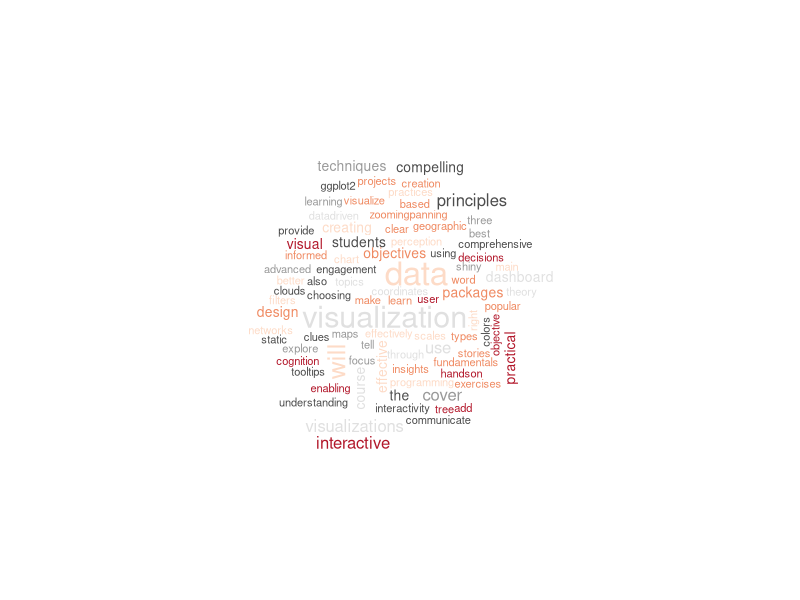
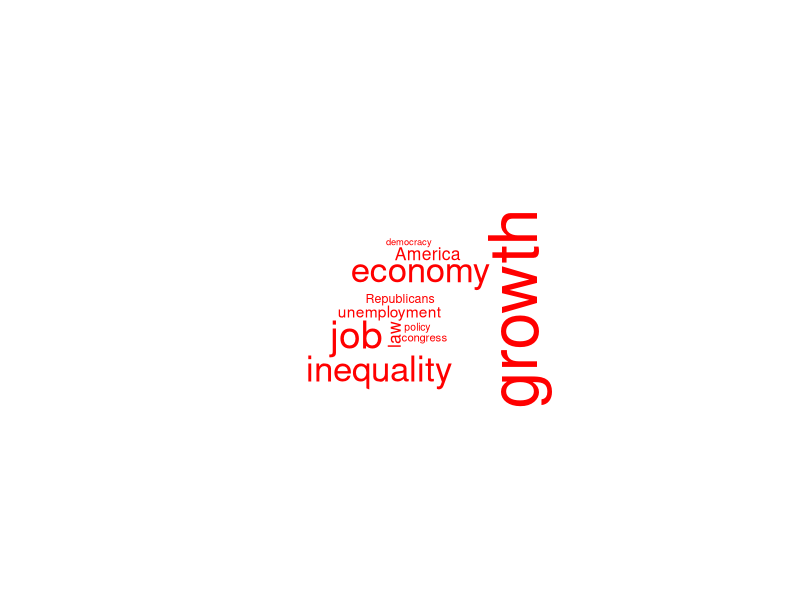
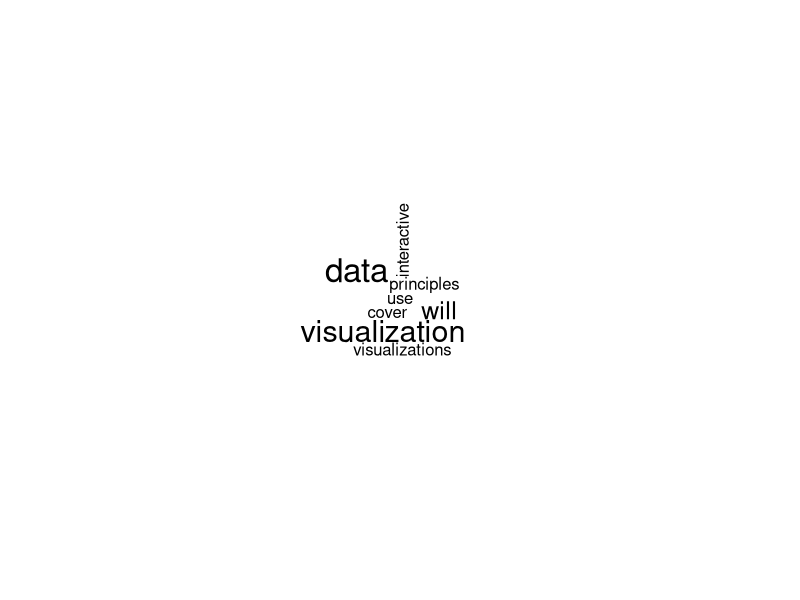

Recreate these plots in R, in order. (Note: this script raises an error after producing the figures.)
## ---- chunk 1
knitr::opts_chunk$set(echo = TRUE)
## ---- chunk 2
library(corrplot)
library(RColorBrewer)
library(tm)
library(wordcloud)
## ---- chunk 3
# Set number of colors and palette
pal = brewer.pal(6, "RdGy")

# Choose minimum frequency and the range of the size of the words
wordcloud("The objective of this course is to provide students with a comprehensive understanding of data visualization techniques using R. Through hands-on projects and practical exercises, students will learn how to effectively visualize and communicate insights from data, enabling them to make informed decisions and tell compelling data-driven stories. The course will cover data visualization principles, R programming for data visualization, and the use of popular R packages for creating static and interactive visualizations. Learning objectives: We will cover three main topics: Fundamentals of data visualization: Visual perception and cognition principles, choosing the right chart types based on data and objectives, theory of visual clues and effective use of coordinates, scales and colors, best practices for creating clear and compelling visualizations. Practical data visualization with R: We will focus on ggplot2, but also explore other R packages for geographic data visualization and advanced data visualization (e.g. networks, tree maps, word clouds). Interactive visualization techniques and dashboard design: We will cover principles of effective dashboard design and creation of interactive visualizations for better user engagement. We will use R Shiny to add interactivity with tooltips, filters, and zooming/panning.", min.freq=1, scale=c(2, 0.5), random.color=TRUE, color=pal)
## ---- chunk 4
wordcloud(c("inequality", "law", "policy", "unemployment", "job", "economy", "democracy", "Republicans", "congress", "America", "growth"),
            freq=c(26, 9, 2, 7, 30, 26, 1, 4, 3, 9, 57, 9), min.freq=0, color="red")
## ---- chunk 5
file = readLines("../data/syllabus.txt")
doc = Corpus(VectorSource(file))
doc = tm_map(doc, tolower)
doc = tm_map(doc, removePunctuation)
doc = tm_map(doc, removeNumbers)
doc = tm_map(doc, removeWords, stopwords("english"))
wordcloud(as.character(doc), scale=c(2, 0.5))
## ---- chunk 6
files = DirSource("../data/debate/")
data = Corpus(DirSource("../data/debate/"))
data = tm_map(data, tolower)
data = tm_map(data, removePunctuation)
data = tm_map(data, removeNumbers)
data = tm_map(data, removeWords, c(stopwords("english"), "biden", "trump"))
data = TermDocumentMatrix(data)
data = as.matrix(data)
colnames(data) = c("biden", "trump")
comparison.cloud(data, max.words=100, title.size=2, colors=c("blue", "red"))#brewer.pal(3, "Set1"))
## ---- chunk 7
data(crude)
data = tm_map(crude, content_transformer(tolower))
data = tm_map(data, removePunctuation)
data = tm_map(data, removeNumbers)
data = tm_map(data, removeWords, stopwords("english"))
data = TermDocumentMatrix(data)
data = as.matrix(data)
crf = cor(data)
corrplot(crf, method = c("ellipse"))
